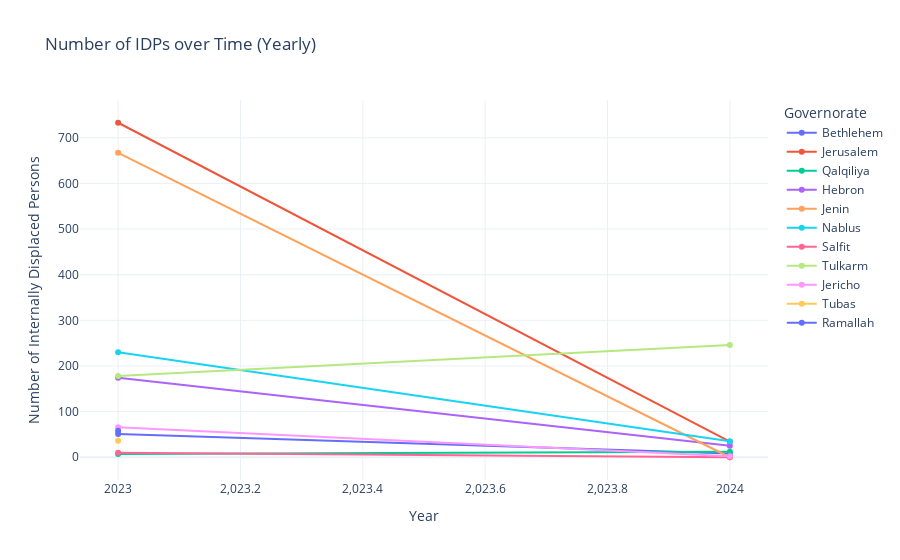

Here is the notebook cell this chart was saved with:
### Markdown cell above
### 2. Total Demolished Structures (2009-present)

### Code cell
import plotly.express as px

# Create the interactive line plot using Plotly
fig = px.line(idps_by_year, x='Year', y='IDPs', color='Governorate', 
              title='Number of IDPs over Time (Yearly)',
              labels={'IDPs': 'Number of Internally Displaced Persons', 'Year': 'Year'},
              markers=True)

# Customize the layout for better presentation
fig.update_layout(
    xaxis_title="Year",
    yaxis_title="Number of Internally Displaced Persons",
    legend_title="Governorate",
    hovermode="x unified",
    template="plotly_white"
)

# Show the interactive plot
fig.show()

### Figure 1 — Plotly figure (JSON) as saved in the notebook; plotly's stock layout.template omitted (floating-point values rounded to 4 significant figures)
{"data": [{"hovertemplate": "Governorate=Bethlehem<br>Year=%{x}<br>Number of Internally Displaced Persons=%{y}<extra></extra>", "legendgroup": "Bethlehem", "line": {"color": "#636efa", "dash": "solid"}, "marker": {"symbol": "circle"}, "mode": "lines+markers", "name": "Bethlehem", "orientation": "v", "showlegend": true, "type": "scatter", "x": [2024, 2023], "xaxis": "x", "y": [8, 51], "yaxis": "y"}, {"hovertemplate": "Governorate=Jerusalem<br>Year=%{x}<br>Number of Internally Displaced Persons=%{y}<extra></extra>", "legendgroup": "Jerusalem", "line": {"color": "#EF553B", "dash": "solid"}, "marker": {"symbol": "circle"}, "mode": "lines+markers", "name": "Jerusalem", "orientation": "v", "showlegend": true, "type": "scatter", "x": [2024, 2023], "xaxis": "x", "y": [34, 733], "yaxis": "y"}, {"hovertemplate": "Governorate=Qalqiliya<br>Year=%{x}<br>Number of Internally Displaced Persons=%{y}<extra></extra>", "legendgroup": "Qalqiliya", "line": {"color": "#00cc96", "dash": "solid"}, "marker": {"symbol": "circle"}, "mode": "lines+markers", "name": "Qalqiliya", "orientation": "v", "showlegend": true, "type": "scatter", "x": [2024, 2023], "xaxis": "x", "y": [12, 7], "yaxis": "y"}, {"hovertemplate": "Governorate=Hebron<br>Year=%{x}<br>Number of Internally Displaced Persons=%{y}<extra></extra>", "legendgroup": "Hebron", "line": {"color": "#ab63fa", "dash": "solid"}, "marker": {"symbol": "circle"}, "mode": "lines+markers", "name": "Hebron", "orientation": "v", "showlegend": true, "type": "scatter", "x": [2024, 2023], "xaxis": "x", "y": [25, 174], "yaxis": "y"}, {"hovertemplate": "Governorate=Jenin<br>Year=%{x}<br>Number of Internally Displaced Persons=%{y}<extra></extra>", "legendgroup": "Jenin", "line": {"color": "#FFA15A", "dash": "solid"}, "marker": {"symbol": "circle"}, "mode": "lines+markers", "name": "Jenin", "orientation": "v", "showlegend": true, "type": "scatter", "x": [2024, 2023], "xaxis": "x", "y": [0, 667], "yaxis": "y"}, {"hovertemplate": "Governorate=Nablus<br>Year=%{x}<br>Number of Internally Displaced Persons=%{y}<extra></extra>", "legendgroup": "Nablus", "line": {"color": "#19d3f3", "dash": "solid"}, "marker": {"symbol": "circle"}, "mode": "lines+markers", "name": "Nablus", "orientation": "v", "showlegend": true, "type": "scatter", "x": [2024, 2023], "xaxis": "x", "y": [35, 230], "yaxis": "y"}, {"hovertemplate": "Governorate=Salfit<br>Year=%{x}<br>Number of Internally Displaced Persons=%{y}<extra></extra>", "legendgroup": "Salfit", "line": {"color": "#FF6692", "dash": "solid"}, "marker": {"symbol": "circle"}, "mode": "lines+markers", "name": "Salfit", "orientation": "v", "showlegend": true, "type": "scatter", "x": [2024, 2023], "xaxis": "x", "y": [0, 10], "yaxis": "y"}, {"hovertemplate": "Governorate=Tulkarm<br>Year=%{x}<br>Number of Internally Displaced Persons=%{y}<extra></extra>", "legendgroup": "Tulkarm", "line": {"color": "#B6E880", "dash": "solid"}, "marker": {"symbol": "circle"}, "mode": "lines+markers", "name": "Tulkarm", "orientation": "v", "showlegend": true, "type": "scatter", "x": [2024, 2023], "xaxis": "x", "y": [246, 178], "yaxis": "y"}, {"hovertemplate": "Governorate=Jericho<br>Year=%{x}<br>Number of Internally Displaced Persons=%{y}<extra></extra>", "legendgroup": "Jericho", "line": {"color": "#FF97FF", "dash": "solid"}, "marker": {"symbol": "circle"}, "mode": "lines+markers", "name": "Jericho", "orientation": "v", "showlegend": true, "type": "scatter", "x": [2024, 2023], "xaxis": "x", "y": [2, 66], "yaxis": "y"}, {"hovertemplate": "Governorate=Tubas<br>Year=%{x}<br>Number of Internally Displaced Persons=%{y}<extra></extra>", "legendgroup": "Tubas", "line": {"color": "#FECB52", "dash": "solid"}, "marker": {"symbol": "circle"}, "mode": "lines+markers", "name": "Tubas", "orientation": "v", "showlegend": true, "type": "scatter", "x": [2023], "xaxis": "x", "y": [36], "yaxis": "y"}, {"hovertemplate": "Governorate=Ramallah<br>Year=%{x}<br>Number of Internally Displaced Persons=%{y}<extra></extra>", "legendgroup": "Ramallah", "line": {"color": "#636efa", "dash": "solid"}, "marker": {"symbol": "circle"}, "mode": "lines+markers", "name": "Ramallah", "orientation": "v", "showlegend": true, "type": "scatter", "x": [2023], "xaxis": "x", "y": [58], "yaxis": "y"}], "layout": {"hovermode": "x unified", "legend": {"title": {"text": "Governorate"}, "tracegroupgap": 0}, "title": {"text": "Number of IDPs over Time (Yearly)"}, "xaxis": {"anchor": "y", "domain": [0, 1], "title": {"text": "Year"}}, "yaxis": {"anchor": "x", "domain": [0, 1], "title": {"text": "Number of Internally Displaced Persons"}}}}
